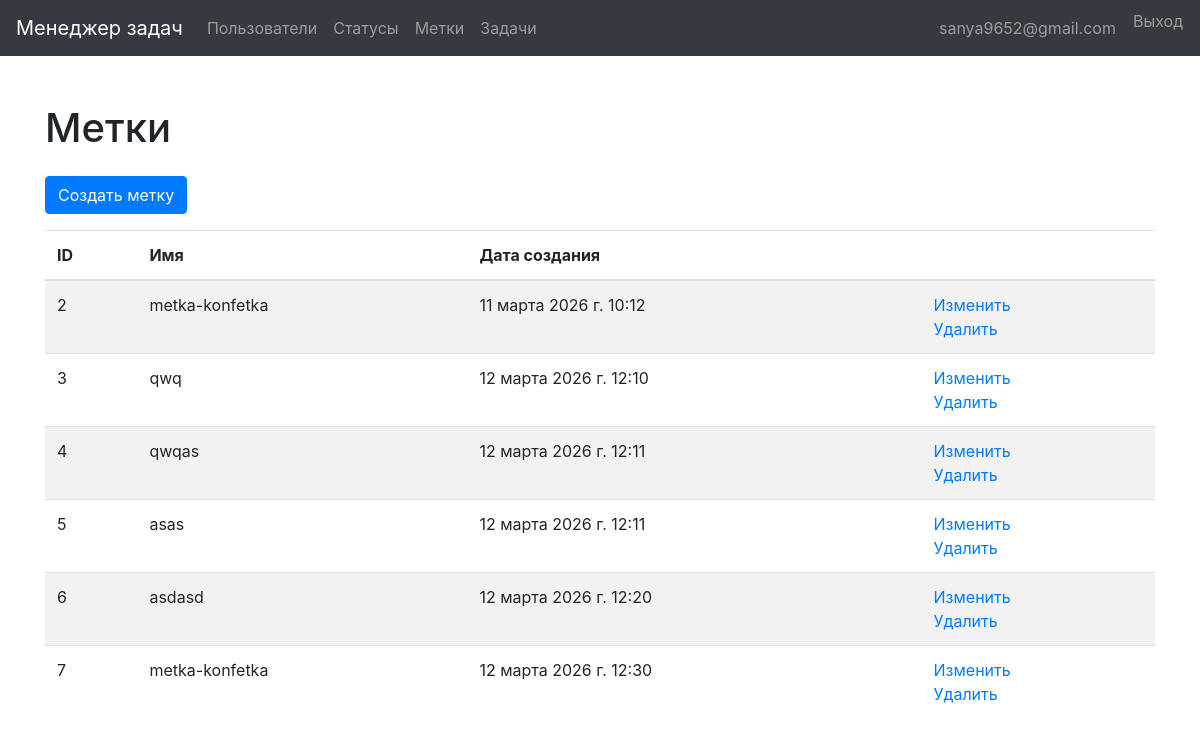
The page /labels/ (signed in) on the database its author committed.
### users/models.py (models this page shows)
class User(AbstractUser):
    def __str__(self):
        return self.get_full_name()

### labels/models.py (models this page shows, shortened)
class Label(models.Model):
    name = models.CharField(max_length=255, null=False, blank=False)
    created_at = models.DateTimeField(auto_now_add=True)

### labels/views.py (the view)
# urls.py: path("", IndexLabelView.as_view(), name="index"),
class IndexLabelView(LoginRequiredMixin, ListView):
    template_name = os.path.join("labels", "index.html")
    model = Label
    context_object_name = "labels"
    extra_context = {
        "title": "Метки",
        "ID": "ID",
        "name": "Имя",
        "edit": "Изменить",
        "delete": "Удалить",
        "created_at": "Дата создания",
        "submit": "Создать метку",
    }
    permission_denied_message = settings.LOGIN_REQUIRED_MESSAGE

### labels/templates/labels/index.html
{% extends 'base.html' %}
{% load bootstrap4 %}
{% load i18n %}
{% block content %}
   <h1 class="my-4"> {{ title }}</h1>
   <a class="btn btn-primary mb-3" href="{% url 'labels:create' %}">{{ submit }}</a>
    <table class = "table table-striped">
		<thead>
        <tr>
            <th>{{ ID }}</th>
            <th>{{ name }}</th>
            <th>{{ created_at }}</th>
			<th></th>
		</tr>
	</thead>
	<tbody>
        {% for label in labels %}
            <tr>
                <td> {{ label.id }}</td>
                <td> {{ label.name }}</td>
                <td> {{ label.created_at }}</td>
                <td>
                    <a href = "{% url 'labels:update' label.id %}">{{ edit }}</a><br>
                    <a href = "{% url 'labels:delete' label.id %}">{{ delete }}</a>
                </td>
            </tr>
        {% endfor %}
		</tbody>
    </table>
{% endblock %}

### task_manager/templates/base.html (shortened to what this page needs)
<!DOCTYPE HTML>
<html lang="en">
<head>
    {% load bootstrap4 %}
    {% bootstrap_css %}
    {% load static %}
</head>
<body>
<nav class="navbar navbar-expand-md navbar-dark bg-dark fixed-top">
    <a class="navbar-brand" href="{% url 'home' %}">Менеджер задач</a>
    <div class="collapse navbar-collapse" id="navbarsExampleDefault">
        <ul class="navbar-nav mr-auto">
            <li class="nav-item">
                <a class="nav-link" href="{% url 'users:users' %}">Пользователи</a>
            </li>
        {% if request.user.is_authenticated %}
            <li class="nav-item">
                <a class="nav-link" href="{% url 'statuses:index' %}">Статусы</a>
            </li>
            <li class="nav-item">
                <a class="nav-link" href="{% url 'labels:index' %}">Метки</a>
            </li>
            <li class="nav-item">
                <a class="nav-link" href="{% url 'tasks:index' %}">Задачи</a>
            </li>
        {% endif %}
        </ul>
        {% if request.user.is_authenticated %}
        <ul class="navbar-nav my-2 my-lg-0">
            <li class="nav-item mr-sm-2">
                <a class="nav-link" href="{% url 'home' %}">{{ request.user.username }}</a>
            </li>
            <form method="post" action="{% url 'logout' %}" class="d-inline">
                <button type="submit" class="nav-link btn btn-link p-0">Выход</button>
            </form>
        </ul>
        {% endif %}
    </div>
</nav>
<main role="main" class="container">
    {% block content %}
    {% endblock %}
</main>
</body>
</html>

### task_manager/templates/base.html (style rules this page uses)
body { padding-top: 5rem; }

### rows shown on the page
User: user.username "sanya9652@gmail.com"
Label: id "2", name "metka-konfetka", created_at "11 марта 2026 г. 10:12", edit "Изменить", delete "Удалить"
Label: id "3", name "qwq", created_at "12 марта 2026 г. 12:10", edit "Изменить", delete "Удалить"
Label: id "4", name "qwqas", created_at "12 марта 2026 г. 12:11", edit "Изменить", delete "Удалить"
Label: id "5", name "asas", created_at "12 марта 2026 г. 12:11", edit "Изменить", delete "Удалить"
Label: id "6", name "asdasd", created_at "12 марта 2026 г. 12:20", edit "Изменить", delete "Удалить"
Label: id "7", name "metka-konfetka", created_at "12 марта 2026 г. 12:30", edit "Изменить", delete "Удалить"

### other values the page prints
{{ title }} "Метки"
{{ submit }} "Создать метку"
{{ ID }} "ID"
{{ name }} "Имя"
{{ created_at }} "Дата создания"
